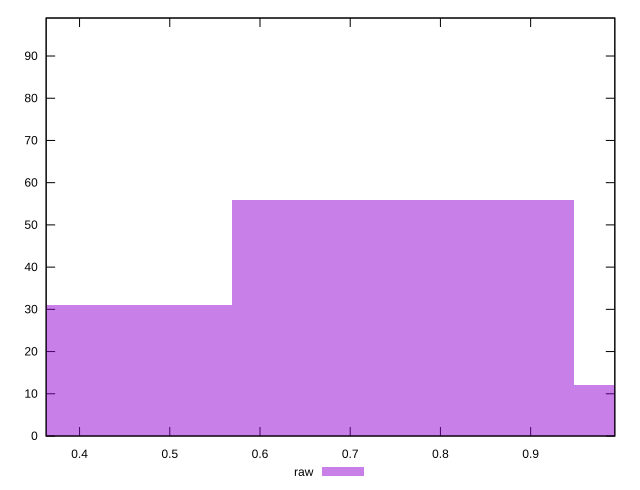

gnuplot code for this plot:
reset

$raw <<EOF
0.37938526539251244 31
0.7587705307850249 56
1.1381557961775373 12
EOF

set key outside below
set boxwidth 0.37938526539251244
set xrange [0.36296882959263777:0.9933031652303399]
set yrange [0:99]
set trange [0:99]
set style fill transparent solid 0.5 noborder
set terminal svg size 640, 490 enhanced background rgb 'white'
set output "reports/report_00027_2021-02-24T12-40-31.850Z/meta/pScore/samples/card/raw/histogram.svg"

plot $raw title "raw" with boxes

reset
